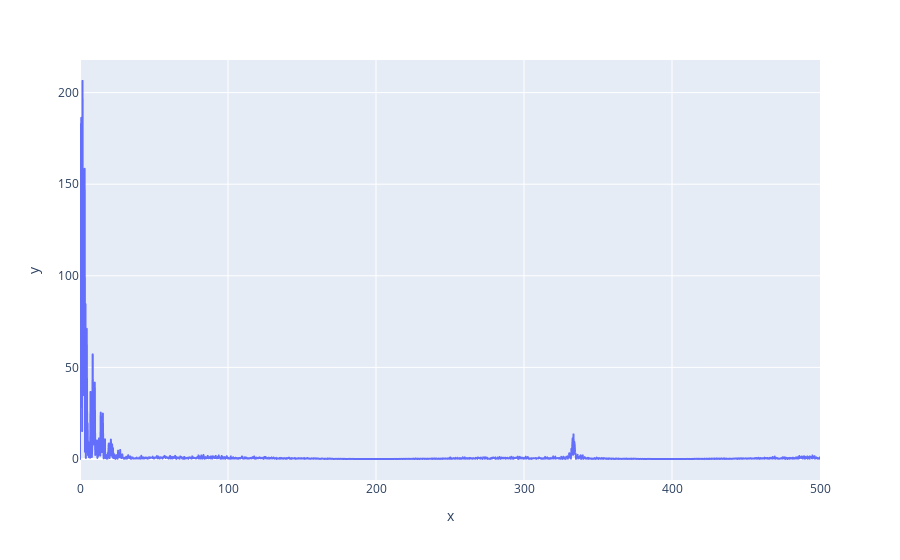

The cell this chart's notebook holds for it:
### Code cell
temp_AT_fft_db, temp_AT_fft_freq = test_class.fanuc_rfft(temp_AT)
plty.line(y=temp_AT_fft_db, x=temp_AT_fft_freq)

### Figure 1 — Plotly figure (JSON) as saved in the notebook; plotly's stock layout.template omitted (floating-point values rounded to 4 significant figures; data arrays with more than 128 entries replaced by an {"elided": "..."} marker saying what was removed)
{"data": [{"hovertemplate": "x=%{x}<br>y=%{y}<extra></extra>", "legendgroup": "", "line": {"color": "#636efa", "dash": "solid"}, "marker": {"symbol": "circle"}, "mode": "lines", "name": "", "showlegend": false, "type": "scattergl", "x": {"elided": "1751 float values"}, "xaxis": "x", "y": {"elided": "1751 float values"}, "yaxis": "y"}], "layout": {"legend": {"tracegroupgap": 0}, "margin": {"t": 60}, "xaxis": {"anchor": "y", "domain": [0, 1], "title": {"text": "x"}}, "yaxis": {"anchor": "x", "domain": [0, 1], "title": {"text": "y"}}}}
